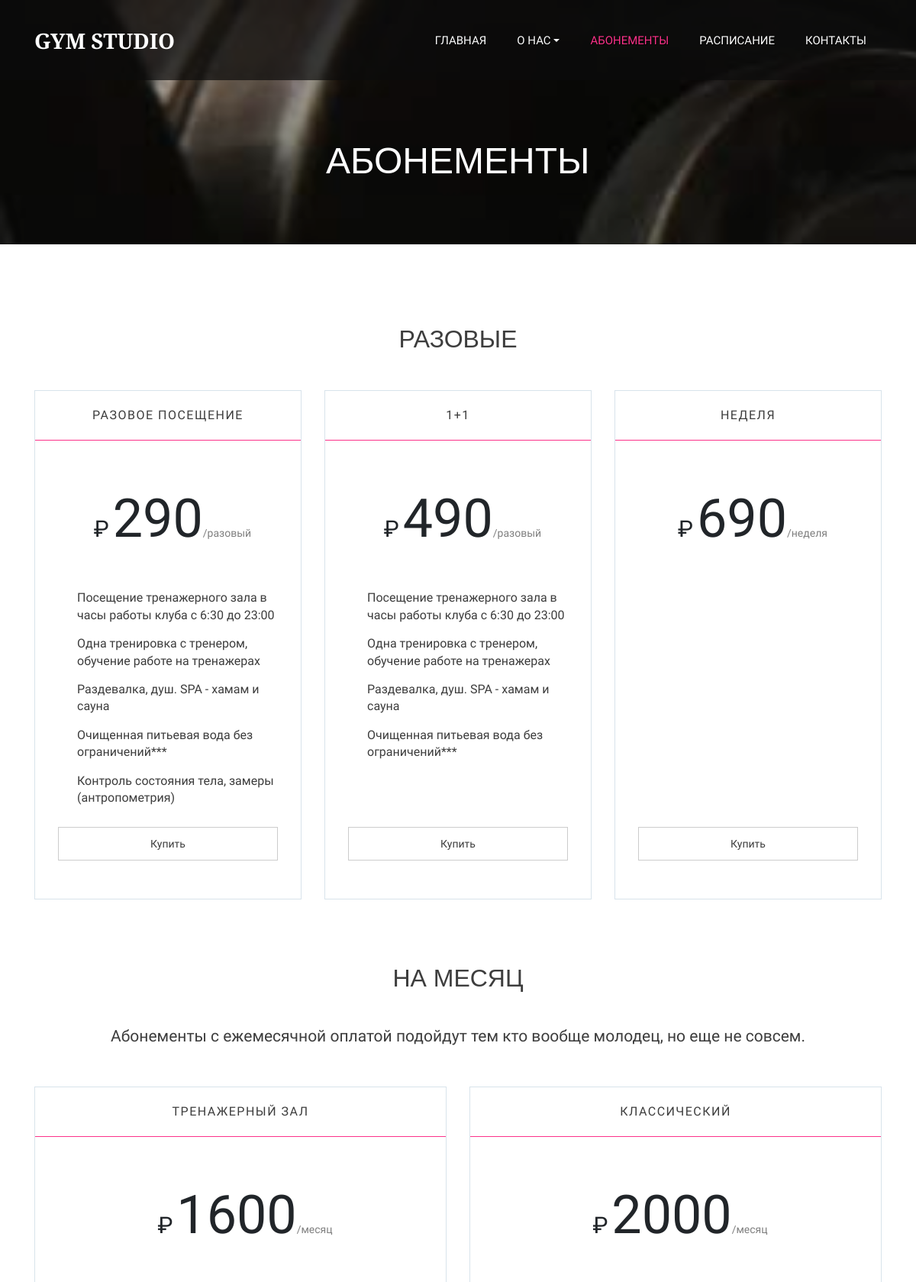
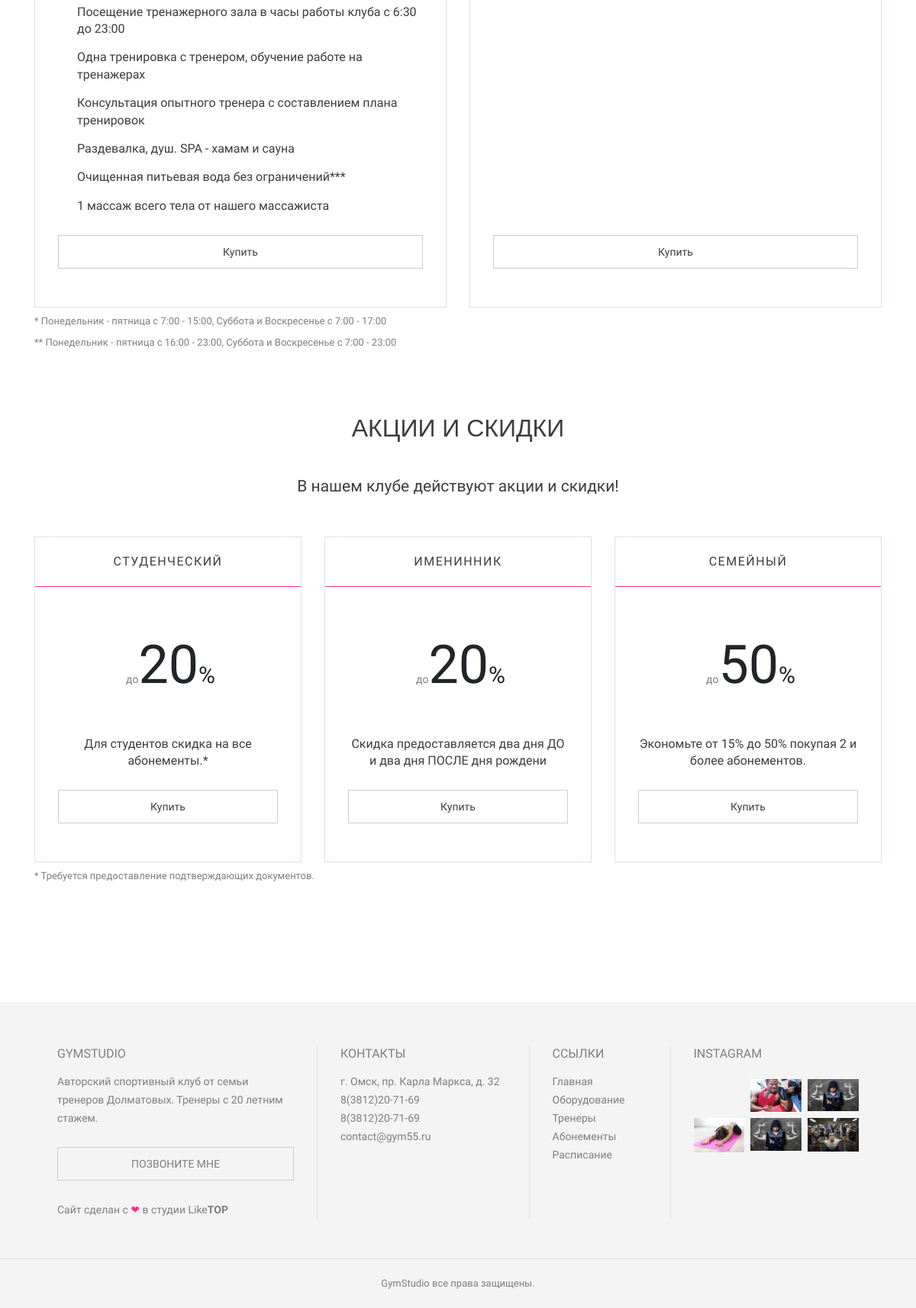
The app's page /memberships/ with its own data (2 pictures, top to bottom).
### mainapp/models.py (models this page shows, shortened)
class MembershipGroup(models.Model):
    class Meta:
        verbose_name = 'Группа абонементов'
        verbose_name_plural = 'Группы абонементов'
    title = models.CharField(max_length=100, verbose_name='Название группы')
    description = models.TextField(verbose_name='Описание группы', null=True, blank=True)
    options = models.ManyToManyField(to='MembershipGroupOptions', verbose_name='Примечания', blank=True)

class Membership(models.Model):
    class Meta:
        verbose_name = 'Абонемент'
        verbose_name_plural = 'Абонементы'
    title = models.CharField(max_length=20, verbose_name='Название')
    group = models.ForeignKey(to='MembershipGroup', on_delete=models.PROTECT, verbose_name='Группа', related_name='group')
    unique_together = ['title', 'group']
    payment_period_choice = [
        ('once', 'Разовый'),
        ('week', 'Неделя'),
        ('month', 'Месяц'),
        ('3_month', '3 месяца'),
        ('6_month', '6 месяцев'),
        ('9_month', '9 месяцев'),
        ('year', 'Год')
    ]
    payment_period = models.CharField(max_length=30,
                                      choices=payment_period_choice,
                                      default='month',
                                      verbose_name='Период оплаты')
    price = models.DecimalField(max_digits=9, decimal_places=2, verbose_name='Цена')
    options = models.ManyToManyField(to='MembershipOptions', verbose_name='Опции')

class MembershipOptions(models.Model):
    class Meta:
        verbose_name = 'Опция абонемента'
        verbose_name_plural = 'Опции абонементов'
    title = models.TextField(max_length=200, verbose_name='Опция')
    important = models.BooleanField(verbose_name='Выделить в группе?', default=False)

class MembershipGroupOptions(models.Model):
    class Meta:
        verbose_name = 'Опция группы'
        verbose_name_plural = 'Опции группы'
    title = models.TextField(max_length=200, verbose_name='Опция')

class PromotionPrice(models.Model):
    class Meta:
        verbose_name = 'Акция и скидка'
        verbose_name_plural = 'Акции и скидки'
    title = models.CharField(max_length=20, verbose_name='Название')
    description = models.TextField(verbose_name='Описание скидки', null=True, blank=True)
    discount = models.DecimalField(max_digits=9, decimal_places=2, verbose_name='Скидка')

### mainapp/views.py (the view)
# urls.py: re_path(r'^memberships/', Memberships.as_view(), name='membership'),
class Memberships(TemplateView):
    template_name = 'mainapp/membership.html'
    def get_context_data(self, **kwargs):
        context = super().get_context_data(**kwargs)
        m = Membership.objects.all()
        p = PromotionPrice.objects.all()
        memberships = {}
        m.only('group').values_list('title')
        for i in m:
            if not memberships.setdefault(i.group.title):
                memberships.update(
                    {
                        i.group.title: {
                            'description': i.group.description,
                            'options': list(map(lambda x: x[0], i.group.options.values_list('title'))),
                            'memberships': []
                        }
                    }
                )
            mem_sh = {
                'price': i.price,
                'title': i.title,
                'payment_period': i.get_payment_period_display(),
                'options': list(map(lambda x: x[0], i.options.values_list('title')))
            }
            memberships[i.group.title]['memberships'].append(mem_sh)
        context['promo'] = [
            {
                'title': pr.title,
                'discount': pr.discount,
                'description': pr.description,
            } for pr in p
        ]
        context['memberships'] = memberships
        return context

### templates/mainapp/membership.html (shortened to what this page needs)
{% extends 'mainapp/base.html' %}
{% load static %}
{% block content %}
    <section class="page-header membership-header bg-darken">
        <h1 data-aos="zoom-in-up" data-aos-duration="500">Абонементы</h1>
    </section>
    <section class="content-block">
        <div class="container">
            {% for g, v in memberships.items %}
                <h2>{{ g }}</h2>
                <p class="top-text">{{ v.description }}</p>
                <div class="options-list">
                    <div class="row ">
                        {% for m in v.memberships %}
                            <div class="col-lg-{% widthratio 12 v.memberships|length 1 %} options-list-col">
                                <div class="price-option">
                                    <h3 class="price-option-name">{{ m.title }}</h3>
                                    <div class="price-option-main">
                                        <div class="price-value">
                                            <span class="price-currency">₽</span>{{ m.price|floatformat:0 }}<span
                                                class="pricing-desc">/{{ m.payment_period|lower }}</span>
                                        </div>
                                        <div class="price-option-features">
                                            {% for option in m.options %}
                                                <p>{{ option }}</p>
                                            {% endfor %}
                                        </div>
                                        <a href="#" class="btn btn-full-width btn-default">Купить</a>
                                    </div>
                                </div>
                            </div>
                        {% endfor %}
                    </div>
                    {% if v.options %}
                        {% for o in v.options %}
                            <p class="star-note mb-0">{{ o }}</p>
                        {% endfor %}
                    {% endif %}
                </div>
            {% endfor %}
            <h2>АКЦИИ И СКИДКИ</h2>
            <p class="top-text">В нашем клубе действуют акции и скидки!</p>
            <div class="options-list">
                <div class="row ">
                    {% for p in promo %}
                        <div class="col-lg-{% widthratio 12 promo|length 1 %} options-list-col">
                            <div class="price-option">
                                <h3 class="price-option-name">{{ p.title }}</h3>
                                <div class="price-option-main">
                                    <div class="price-value">
                                        <span class="pricing-desc">до</span>{{ p.discount|floatformat:0 }}<span
                                            class="price-currency">%</span>
                                    </div>
                                    <p class="description-text">{{ p.description }}</p>
                                    <a href="#" class="btn btn-full-width btn-default btn-join">Купить</a>
                                </div>
                            </div>
                        </div>
                    {% endfor %}
                </div>
                <p class="star-note mb-0">* Требуется предоставление подтверждающих документов.</p>
            </div>
        </div>
    </section>
{% endblock %}

### templates/mainapp/base.html (shortened to what this page needs)
<!DOCTYPE html>
<html lang="ru">
<head>
    {% include 'mainapp/includes/inc__css.html' %}
</head>
<body class="gym-city">
{% include 'mainapp/includes/inc__navbar.html' %}
{% block content %}{% endblock %}
{% include 'mainapp/includes/inc__footer.html' %}
</body>
</html>

### templates/mainapp/includes/inc__css.html
{% load static %}
<link rel="stylesheet" href="{% static 'styles.css' %}">

### templates/mainapp/includes/inc__favicon.html (shortened to what this page needs)
{% load static %}

### templates/mainapp/includes/inc__navbar.html (shortened to what this page needs)
<nav class="navbar navbar-expand-lg navbar-top">
    <div class="container">
        <a class="navbar-brand" href="{% url 'index' %}">Gym Studio</a>
        <div class="collapse navbar-collapse" id="gymCityNav">
            <ul class="navbar-nav ml-auto">
                <li class="nav-item {% if request.resolver_match.url_name == 'index' %}active{% endif %}">
                    <a href="{% url 'index' %}"
                       class="nav-link {% if request.resolver_match.url_name == 'index' %}active{% endif %}">Главная</a>
                </li>
                <li class="nav-item dropdown">
                    <a class="nav-link dropdown-toggle {% if request.resolver_match.url_name == 'facilities' or request.resolver_match.url_name == 'team' %} active {% endif %}"
                       href="#"
                       id="navAbout"
                       data-toggle="dropdown"
                       aria-haspopup="true"
                       aria-expanded="false"
                    >О нас</a>
                </li>
                <li class="nav-item"><a href="{% url 'membership' %}"
                                        class="nav-link {% if request.resolver_match.url_name == 'membership' %} active {% endif %}">Абонементы</a>
                </li>
                <li class="nav-item"><a href="{% url 'schedule' %}"
                                        class="nav-link {% if request.resolver_match.url_name == 'schedule' %} active {% endif %}">Расписание</a>
                </li>
                <li class="nav-item"><a href="{% url 'contacts' %}" class="nav-link">Контакты</a></li>
            </ul>
        </div>
    </div>
</nav>

### templates/mainapp/includes/inc__footer.html (shortened to what this page needs)
{% load static %}
<footer class="footer">
    <div class="footer-info">
        <div class="container">
            <div class="row footer-info-row">
                <div class="col-md-4 col-sm-6 footer-info-block">
                    <h6>GymStudio</h6>
                    <p>
                        Авторский спортивный клуб от семьи тренеров Долматовых. Тренеры с 20 летним стажем.
                    </p>
                    <a
                            href="https://gym55.ru/"
                            target="_blank"
                            class="btn btn-default btn-full-width btn-buy"
                    >ПОЗВОНИТЕ МНЕ</a
                    >
                    <p>
                        Сайт сделан с <span class="love">❤</span> в студии
                        <a target="_blank" href="https://liketop.org/">Like<b>TOP</b></a>
                    </p>
                </div>
                <div class="col-md-3 col-sm-6 footer-info-block">
                    <h6>Контакты</h6>
                    <p>
                        г. Омск, пр. Карла Маркса, д. 32<br/>
                        <a href="tel:+73812207169">8(3812)20-71-69</a><br/>
                        <a href="tel:+73812207169">8(3812)20-71-69</a><br/>
                        <a href="mailto:contact@gym55.ru">contact@gym55.ru</a>
                    </p>
                    <ul class="footer-social-links">
                    </ul>
                </div>
                <div class="col-md-2 col-sm-6 footer-info-block">
                    <h6>Ссылки</h6>
                    <ul class="footer-links">
                        <li><a href="{% url 'index' %}">Главная</a></li>
                        <li><a href="{% url 'facilities' %}">Оборудование</a></li>
                        <li><a href="{% url 'team' %}">Тренеры</a></li>
                        <li><a href="{% url 'membership' %}">Абонементы</a></li>
                        <li><a href="{% url 'schedule' %}">Расписание</a></li>
                    </ul>
                </div>
                <div class="col-md-3 col-sm-6 footer-info-block">
                    <h6>Instagram</h6>
                    <div class="row instagram-photos">
                        <div class="col-4">
                            <a href="#" class="blink-on-hover">
                            </a>
                        </div>
                        <div class="col-4">
                            <a href="#" class="blink-on-hover">
                                <img src="{% static 'img/instagram-02.jpg' %}" alt=""/>
                            </a>
                        </div>
                        <div class="col-4">
                            <a href="#" class="blink-on-hover">
                                <img src="{% static 'img/instagram-03.jpg' %}" alt=""/>
                            </a>
                        </div>
                        <div class="col-4">
                            <a href="#" class="blink-on-hover">
                                <img src="{% static 'img/instagram-04.jpg' %}" alt=""/>
                            </a>
                        </div>
                        <div class="col-4">
                            <a href="#" class="blink-on-hover">
                                <img src="{% static 'img/instagram-03.jpg' %}" alt=""/>
                            </a>
                        </div>
                        <div class="col-4">
                            <a href="#" class="blink-on-hover">
                                <img src="{% static 'img/instagram-05.jpg' %}" alt=""/>
                            </a>
                        </div>
                    </div>
                </div>
            </div>
        </div>
    </div>
    <div class="footer-copy">
         GymStudio все права защищены.
    </div>
</footer>

### templates/mainapp/includes/inc__js.html (shortened to what this page needs)
{% load static %}

### records on screen
MembershipGroup: memberships "РАЗОВЫЕ"
Membership: title "РАЗОВОЕ ПОСЕЩЕНИЕ", price "290"
MembershipOptions: title "Посещение тренажерного зала в часы работы клуба с 6:30 до 23:00"
MembershipOptions: title "Одна тренировка с тренером, обучение работе на тренажерах"
MembershipOptions: title "Раздевалка, душ. SPA - хамам и сауна"
MembershipOptions: title "Очищенная питьевая вода без ограничений***"
MembershipOptions: title "Контроль состояния тела, замеры (антропометрия)"
Membership: title "1+1", price "490"
Membership: title "НЕДЕЛЯ", price "690"
MembershipGroup: memberships "НА МЕСЯЦ", description "Абонементы с ежемесячной оплатой подойдут тем кто вообще молодец, но еще не совсем."
Membership: title "ТРЕНАЖЕРНЫЙ ЗАЛ", price "1600"
MembershipOptions: title "Консультация опытного тренера с составлением плана тренировок"
MembershipOptions: title "1 массаж всего тела от нашего массажиста"
Membership: title "КЛАССИЧЕСКИЙ", price "2000"
MembershipGroupOptions: title "* Понедельник - пятница с 7:00 - 15:00, Суббота и Воскресенье с 7:00 - 17:00"
MembershipGroupOptions: title "** Понедельник - пятница с 16:00 - 23:00, Суббота и Воскресенье с 7:00 - 23:00"
PromotionPrice: title "СТУДЕНЧЕСКИЙ", discount "20", description "Для студентов скидка на все абонементы.*"
PromotionPrice: title "ИМЕНИННИК", discount "20", description "Скидка предоставляется два дня ДО и два дня ПОСЛЕ дня рождени"
PromotionPrice: title "СЕМЕЙНЫЙ", discount "50", description "Экономьте от 15% до 50% покупая 2 и более абонементов."

### other values on screen
{{ m.payment_period|lower }} "разовый" "разовый" "неделя" "месяц" "месяц"
